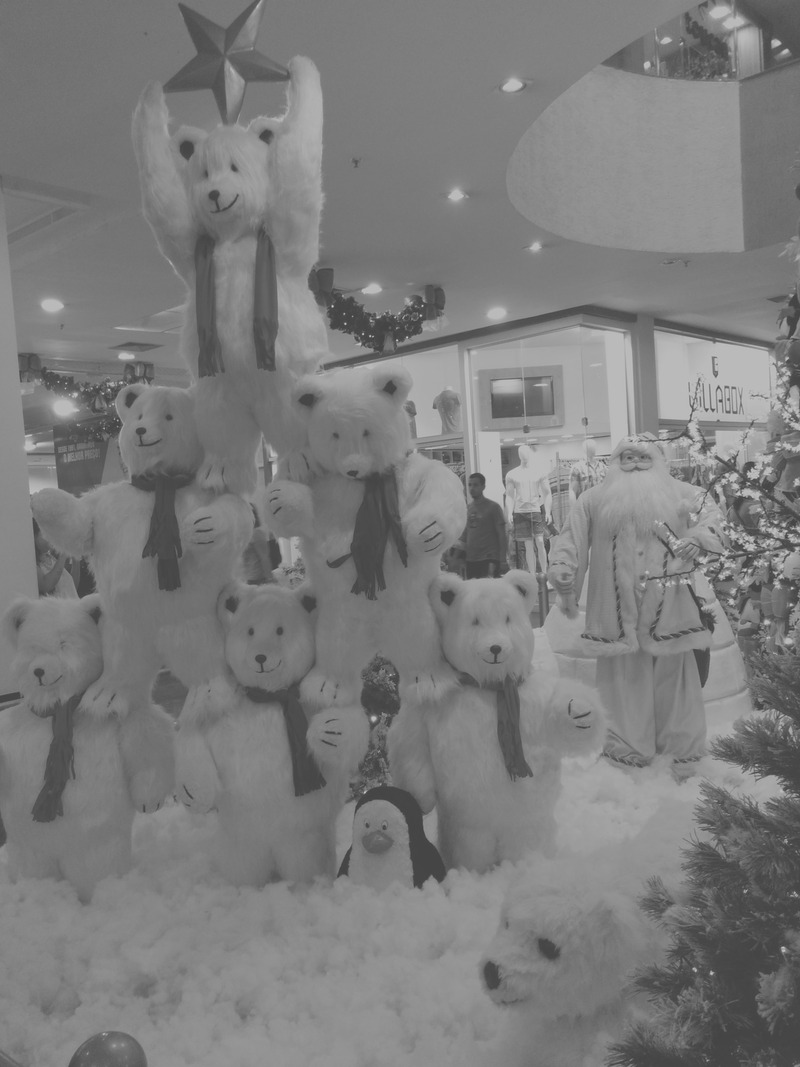
#> input picture tarefa5/exWiki.jpg, 800 x 1067 px, found by its file name
$ python 3_eq_histograma.py
#> lines starting #> are read from the running program, lines starting #| are printed output that depends on the picture
import cv2
import numpy as np
import matplotlib.pyplot as plt

# eq. de histograma: melhora o contraste de uma imagem ajustando a distribuição dos seus pixels, de forma uniforme ao longo de todo
# espectro de níveis de cinza. A equalização utiliza a função de distribuição acumulada (Cumulative Distribution Function - CDF)
# para redistribuir os valores de intensidade. A CDF mapeia os valores de intensidade originais para novos valores proporcionais à
# sua posição acumulada no histograma. A teoria matemática por trás baseia-se em transformar a distribuição dos níveis de intensidade
# dos pixels de uma imagem de forma que a densidade probabilística do histograma seja redistribuída de maneira mais uniforme

def plotar_histograma(image, title, color):
    plt.hist(image.ravel(), bins=256, range=[0, 256], color=color)

    # ravel: transforma a matriz bidimensional da imagem em um vetor 1D com H x W elementos. Isso permite que o plt.hist() conte a
    # frequência de cada nível de intensidade (de 0 a 255).

    plt.title(title)
    plt.xlabel("Bins")
    plt.ylabel("Contagem de Pixels")
    plt.grid()

img = cv2.imread("pi/pi/tarefa6/exWiki.jpg", 0)
#> img is the input picture: shape (1067, 800); min 61, max 211, mean 124.2
img_equalizada = cv2.equalizeHist(img)
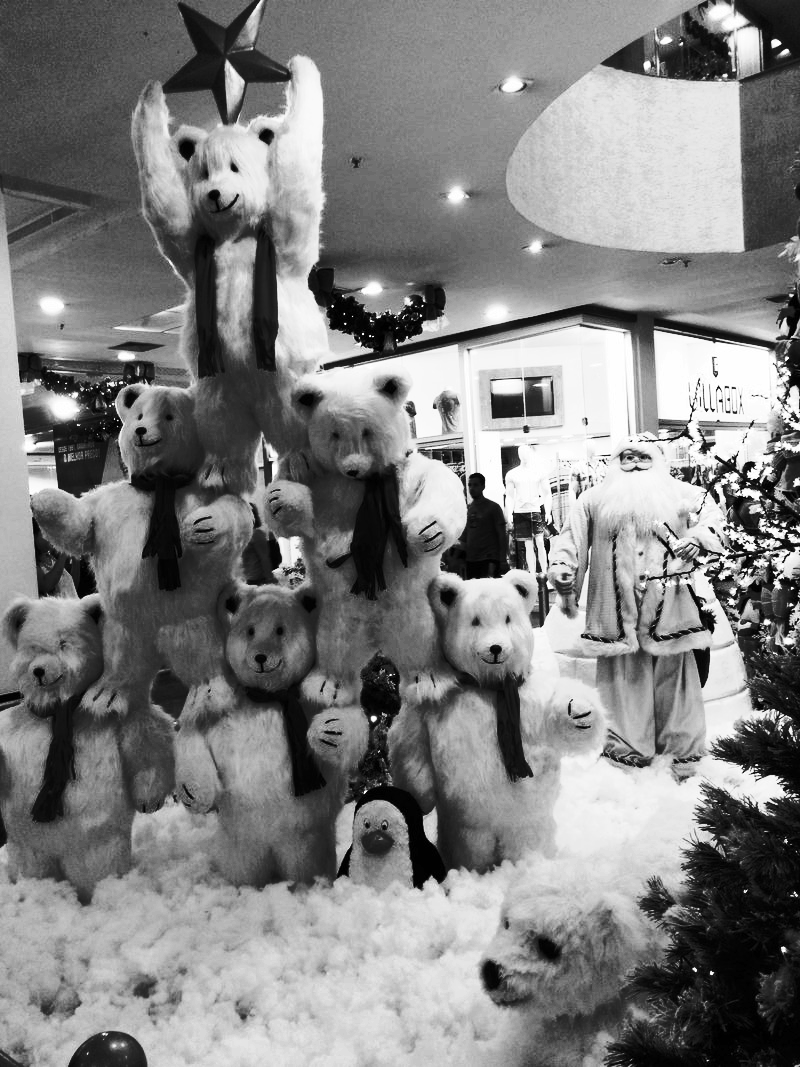
#> img_equalizada: shape (1067, 800); min 0, max 255, mean 129.3

# cria uma única figura
plt.figure(figsize=(12, 6))

# imagem original
plt.subplot(2, 2, 1) # cria um subplot 2x2 e seleciona o primeiro espaço
plt.imshow(img, cmap='gray')
plt.title("Imagem Original")
plt.axis("off")

# histograma da imagem original
plt.subplot(2, 2, 2)
plotar_histograma(img, "Histograma Original", "blue")

# imagem equalizada
plt.subplot(2, 2, 3)
plt.imshow(img_equalizada, cmap='gray')
plt.title("Imagem Equalizada")
plt.axis("off")

# histograma da imagem equalizada
plt.subplot(2, 2, 4)
plotar_histograma(img_equalizada, "Histograma Equalizado", "green")
plt.tight_layout()
plt.show()
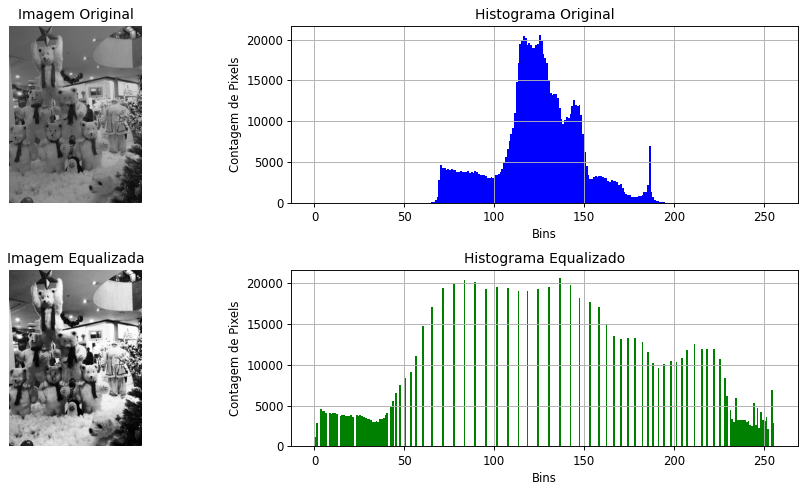
#> figure drawn by matplotlib, 4 panels; panel 2: tallest bar 20622 high, from x = 125 to 126; panel 4: tallest bar 20622 high, from x = 136 to 137

cv2.imwrite("imagem_equalizada.jpg", img_equalizada)
